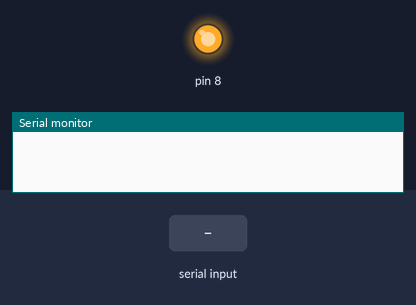
A sketch run on a simulated Arduino Uno, built with avr-gcc and run on an emulated ATmega328P. On the bench: output pins drawn as LEDs (lit = HIGH), the last lines printed to the serial monitor. Inputs (shaded band) come from the test bench.

Above: at 1.2 s.
1.3 s: "0" received over Serial
At 2.2 s:
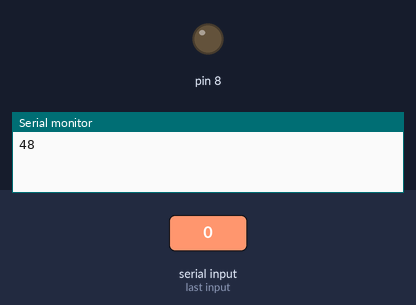
2.8 s: "1" received over Serial
At 3.4 s:
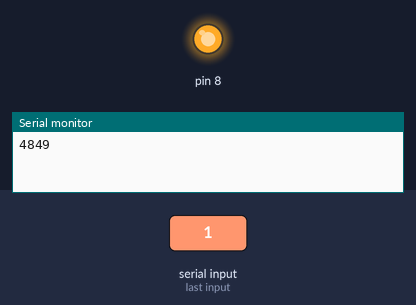
Timing chart, 0 to 5.8 s (numbered marks = the images above; inputs shaded):
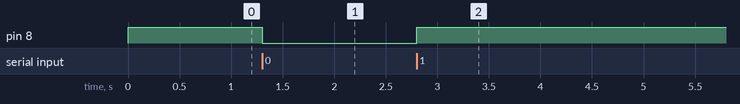

The sketch:

Charger_control.ino
```cpp
int datafromUser=0;
void setup() {
  // put your setup code here, to run once:
  pinMode(8, OUTPUT );
  Serial.begin(9600);
  digitalWrite( 8, HIGH );
}

void loop() {
  // put your main code here, to run repeatedly:
  if(Serial.available() > 0)
  {
    datafromUser=Serial.read();
    Serial.print(datafromUser);
  }

  if(datafromUser == '1')
  {
    digitalWrite( 8, HIGH );
  }
  else if(datafromUser == '0')
  {
    digitalWrite( 8, LOW);
  }

}
```

Measured:
- after the input at 1.3 s, pin 8: HIGH → LOW at once
- after the input at 2.8 s, pin 8: LOW → HIGH at once
